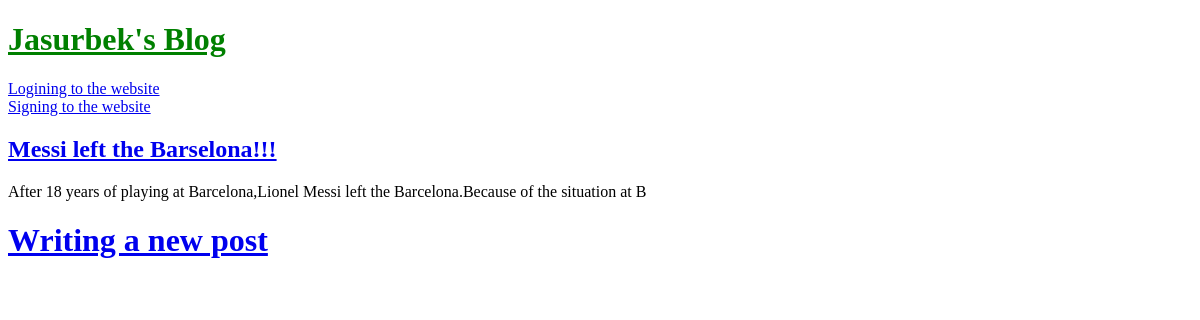
The app's page /, older data.
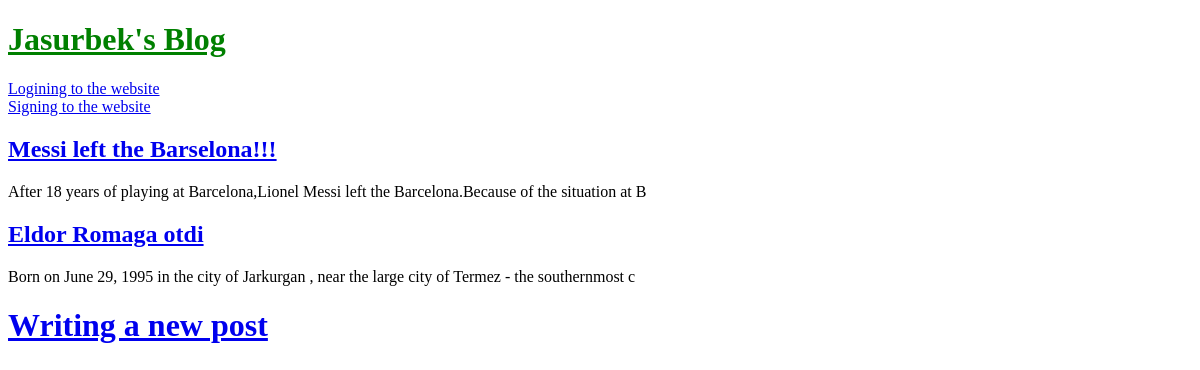
The same page, newer data.
### blog/models.py (models this page shows, shortened)
class Post(models.Model):
	title = models.CharField(max_length=255)
	author = models.ForeignKey(
		'auth.User',
		on_delete=models.CASCADE
	)
	body = models.TextField()

### blog/views.py (the view)
# urls.py: path('', BlogListView.as_view(), name='home'),
class BlogListView( ListView ):
	model = Post
	template_name = 'home.html'

### templates/home.html
{% extends 'base.html'%}
{% block content %}
    {% for post in object_list %}
        <div class="post-entry">
            <h2><a href="{% url 'post_detail' post.pk %}">{{ post.title }}</a></h2>
            <p>{{post.body |slice:":100"}}</p>
        </div>
    {% endfor %}
{% endblock content %}

Row changes from the older to the newer data that the page shows:
added Post: title "Eldor Romaga otdi", body "Born on June 29, 1995 in the city of Jarkurgan , near the large city of Termez - the southernmost c"
